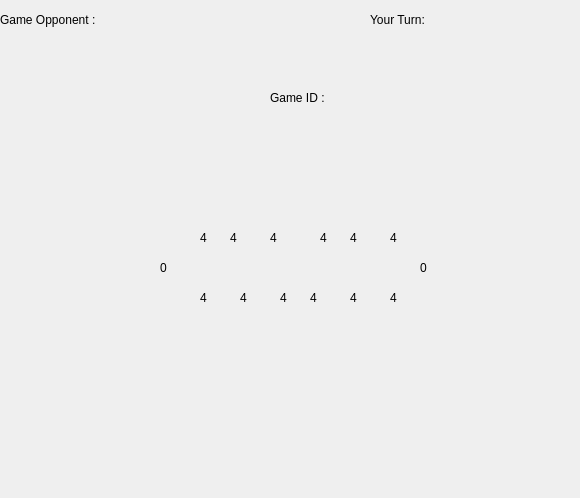
<?xml version="1.0" encoding="UTF-8"?>
<ui version="4.0">
 <class>Form</class>
 <widget class="QWidget" name="Form">
  <property name="geometry">
   <rect>
    <x>0</x>
    <y>0</y>
    <width>580</width>
    <height>498</height>
   </rect>
  </property>
  <property name="windowTitle">
   <string>Form</string>
  </property>
  <widget class="QLabel" name="hole13">
   <property name="geometry">
    <rect>
     <x>140</x>
     <y>150</y>
     <width>371</width>
     <height>231</height>
    </rect>
   </property>
   <property name="text">
    <string/>
   </property>
   <property name="pixmap">
    <pixmap>board pic.jpg</pixmap>
   </property>
  </widget>
  <widget class="QLabel" name="label_2">
   <property name="geometry">
    <rect>
     <x>270</x>
     <y>90</y>
     <width>91</width>
     <height>16</height>
    </rect>
   </property>
   <property name="text">
    <string>Game ID : </string>
   </property>
  </widget>
  <widget class="QLabel" name="hole_4">
   <property name="geometry">
    <rect>
     <x>310</x>
     <y>290</y>
     <width>47</width>
     <height>16</height>
    </rect>
   </property>
   <property name="text">
    <string>4</string>
   </property>
  </widget>
  <widget class="QLabel" name="hole_5">
   <property name="geometry">
    <rect>
     <x>350</x>
     <y>290</y>
     <width>47</width>
     <height>16</height>
    </rect>
   </property>
   <property name="text">
    <string>4</string>
   </property>
  </widget>
  <widget class="QLabel" name="hole_6">
   <property name="geometry">
    <rect>
     <x>390</x>
     <y>290</y>
     <width>47</width>
     <height>16</height>
    </rect>
   </property>
   <property name="text">
    <string>4</string>
   </property>
  </widget>
  <widget class="QLabel" name="hole_7">
   <property name="geometry">
    <rect>
     <x>420</x>
     <y>260</y>
     <width>47</width>
     <height>16</height>
    </rect>
   </property>
   <property name="text">
    <string>0</string>
   </property>
  </widget>
  <widget class="QLabel" name="hole_8">
   <property name="geometry">
    <rect>
     <x>390</x>
     <y>230</y>
     <width>47</width>
     <height>16</height>
    </rect>
   </property>
   <property name="text">
    <string>4</string>
   </property>
  </widget>
  <widget class="QLabel" name="hole_9">
   <property name="geometry">
    <rect>
     <x>350</x>
     <y>230</y>
     <width>47</width>
     <height>16</height>
    </rect>
   </property>
   <property name="text">
    <string>4</string>
   </property>
  </widget>
  <widget class="QLabel" name="hole_10">
   <property name="geometry">
    <rect>
     <x>320</x>
     <y>230</y>
     <width>47</width>
     <height>16</height>
    </rect>
   </property>
   <property name="text">
    <string>4</string>
   </property>
  </widget>
  <widget class="QLabel" name="hole_1">
   <property name="geometry">
    <rect>
     <x>200</x>
     <y>290</y>
     <width>47</width>
     <height>16</height>
    </rect>
   </property>
   <property name="text">
    <string>4</string>
   </property>
  </widget>
  <widget class="QLabel" name="hole_2">
   <property name="geometry">
    <rect>
     <x>240</x>
     <y>290</y>
     <width>47</width>
     <height>16</height>
    </rect>
   </property>
   <property name="text">
    <string>4</string>
   </property>
  </widget>
  <widget class="QLabel" name="hole_3">
   <property name="geometry">
    <rect>
     <x>280</x>
     <y>290</y>
     <width>47</width>
     <height>16</height>
    </rect>
   </property>
   <property name="text">
    <string>4</string>
   </property>
  </widget>
  <widget class="QLabel" name="hole_11">
   <property name="geometry">
    <rect>
     <x>270</x>
     <y>230</y>
     <width>47</width>
     <height>16</height>
    </rect>
   </property>
   <property name="text">
    <string>4</string>
   </property>
  </widget>
  <widget class="QLabel" name="hole_12">
   <property name="geometry">
    <rect>
     <x>230</x>
     <y>230</y>
     <width>47</width>
     <height>16</height>
    </rect>
   </property>
   <property name="text">
    <string>4</string>
   </property>
  </widget>
  <widget class="QLabel" name="hole_13">
   <property name="geometry">
    <rect>
     <x>200</x>
     <y>230</y>
     <width>47</width>
     <height>16</height>
    </rect>
   </property>
   <property name="text">
    <string>4</string>
   </property>
  </widget>
  <widget class="QLabel" name="hole_0">
   <property name="geometry">
    <rect>
     <x>160</x>
     <y>260</y>
     <width>47</width>
     <height>16</height>
    </rect>
   </property>
   <property name="text">
    <string>0</string>
   </property>
  </widget>
  <widget class="QLabel" name="opponent_lbl">
   <property name="geometry">
    <rect>
     <x>0</x>
     <y>10</y>
     <width>201</width>
     <height>20</height>
    </rect>
   </property>
   <property name="text">
    <string>Game Opponent : </string>
   </property>
  </widget>
  <widget class="QLabel" name="turn_lbl">
   <property name="geometry">
    <rect>
     <x>370</x>
     <y>10</y>
     <width>201</width>
     <height>20</height>
    </rect>
   </property>
   <property name="text">
    <string>Your Turn:  </string>
   </property>
  </widget>
 </widget>
 <resources/>
 <connections/>
</ui>
